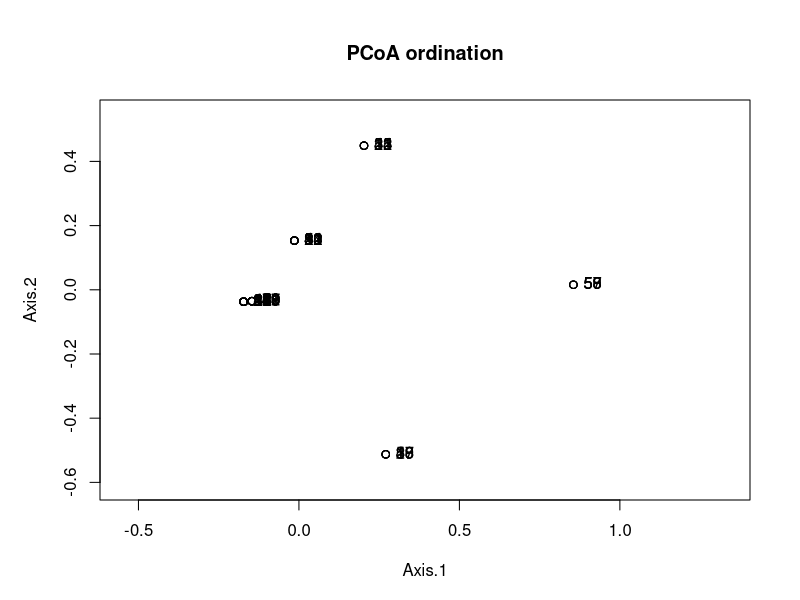
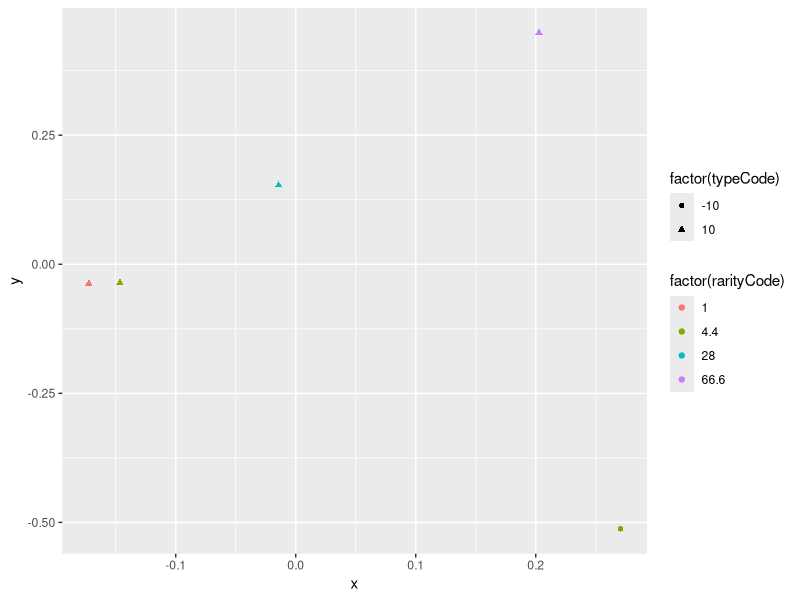
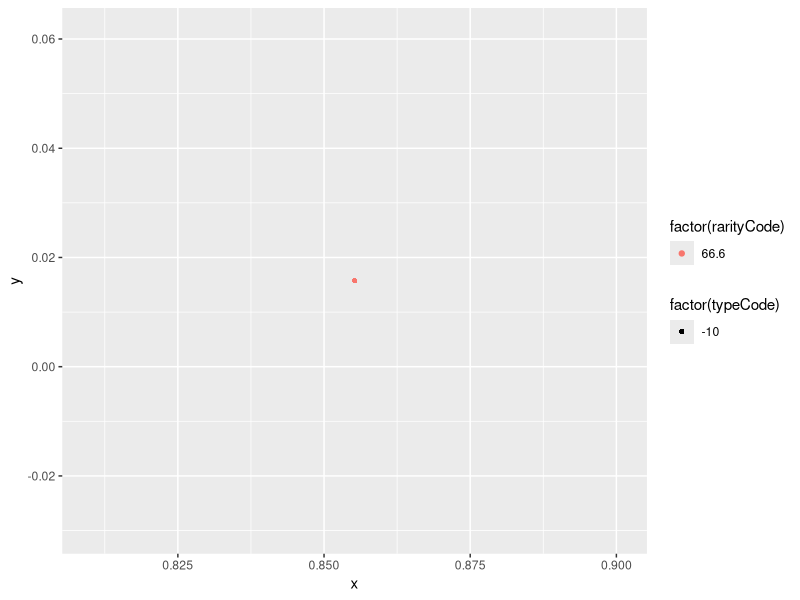
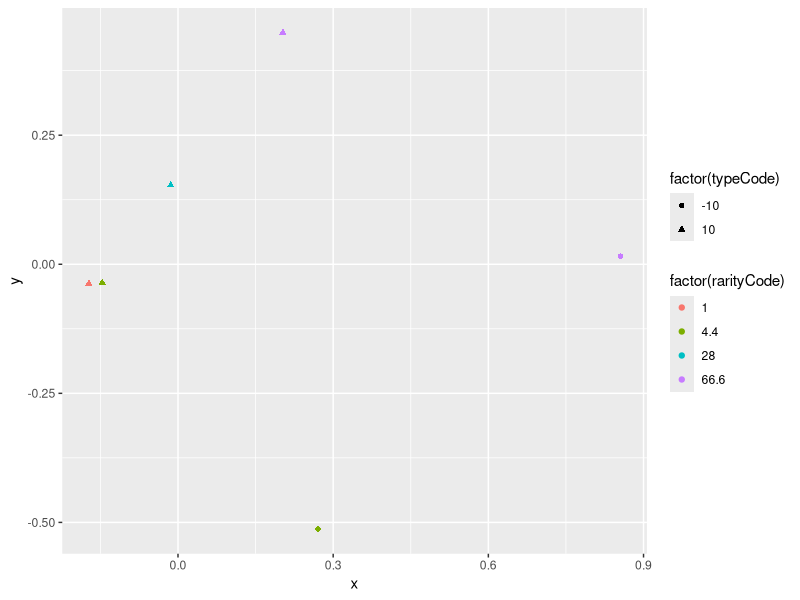
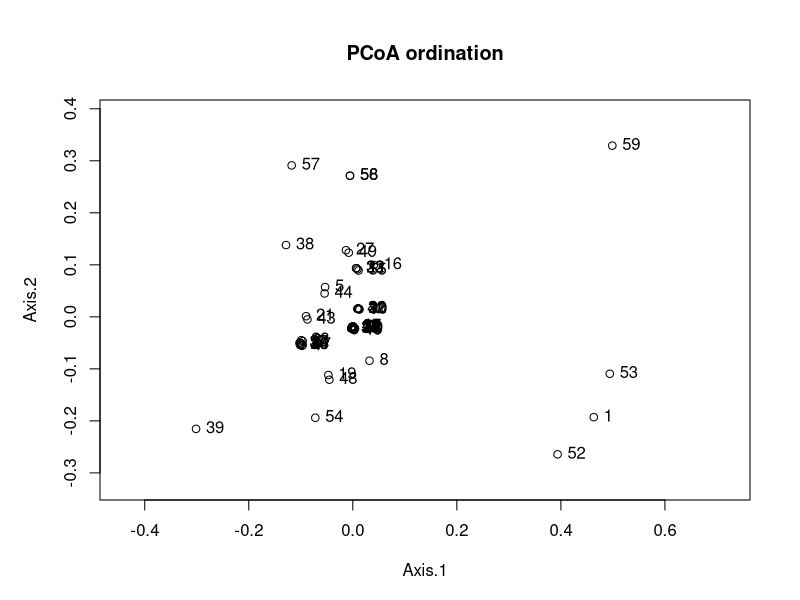

Reproduce these figures in R, in order.
library(here)     # handle paths to data and output
library(readr)    # read CSV file
library(dplyr)    # easy data manipulation
library(cluster)  # for Gower distance and daisy 
library(ape)      # ordination
library(ggplot2)  # plotting


raw_cards <-read_csv(here("data/cardlist.csv"))
typeCodes <- data.frame(Type=c("Summoner","Monster"),typeCode=c(-10,10))
rarityCodes <- data.frame(Rarity=c("Common","Rare","Epic","Legendary"),
                          rarityCode=c(1,4.4,28,66.6))

cards <- raw_cards %>% mutate(Splinter=factor(Splinter)) %>%
                       inner_join(typeCodes) %>% 
                       inner_join(rarityCodes) %>% 
                       dplyr::select(Name, rarityCode, typeCode, Splinter)  


gower_dist <- daisy(cards[, -1],
                    metric = "gower",
                    type = list(nominal=3),
                    weights = c(1,1,0.1))

gower_mat <- as.matrix(gower_dist)



cord <- pcoa(gower_dist, correction="none", rn=NULL)
biplot(cord)
x=cord$vectors[,1]
y=cord$vectors[,2]
cards$Name
orded<-data.frame(x,y)
neword<-cbind(cards,orded)

p<-ggplot(subset(neword,Splinter=="Red"),aes(x=x,y=y,shape=factor(typeCode),color=factor(rarityCode)))
p <- p+geom_point()
p
p<-ggplot(subset(neword,Splinter=="Purple"),aes(x=x,y=y,shape=factor(typeCode),color=factor(rarityCode)))
p <- p+geom_point()
p
p<-ggplot(neword,aes(x=x,y=y,shape=factor(typeCode),color=factor(rarityCode)))
p <- p+geom_point()
p

skills <- data.frame(skill1=rbinom(59, 1, 0.1),
           skill2=rbinom(59, 1, 0.2),
           skill3=rbinom(59, 1, 0.1),
           skill4=rbinom(59, 1, 0.1),
           skill5=rbinom(59, 1, 0.05))
cskill <- cbind(cards,skills)

gower_dist_skills<- daisy(cskill[, -1],
                    metric = "gower",
                    type = list(nominal=3),
                    weights = c(1,1,0.1,1,1,1,1,3))

cordskill <- pcoa(gower_dist_skills, correction="none", rn=NULL)
biplot(cordskill)
x=cordskill$vectors[,1]
y=cordskill$vectors[,2]
